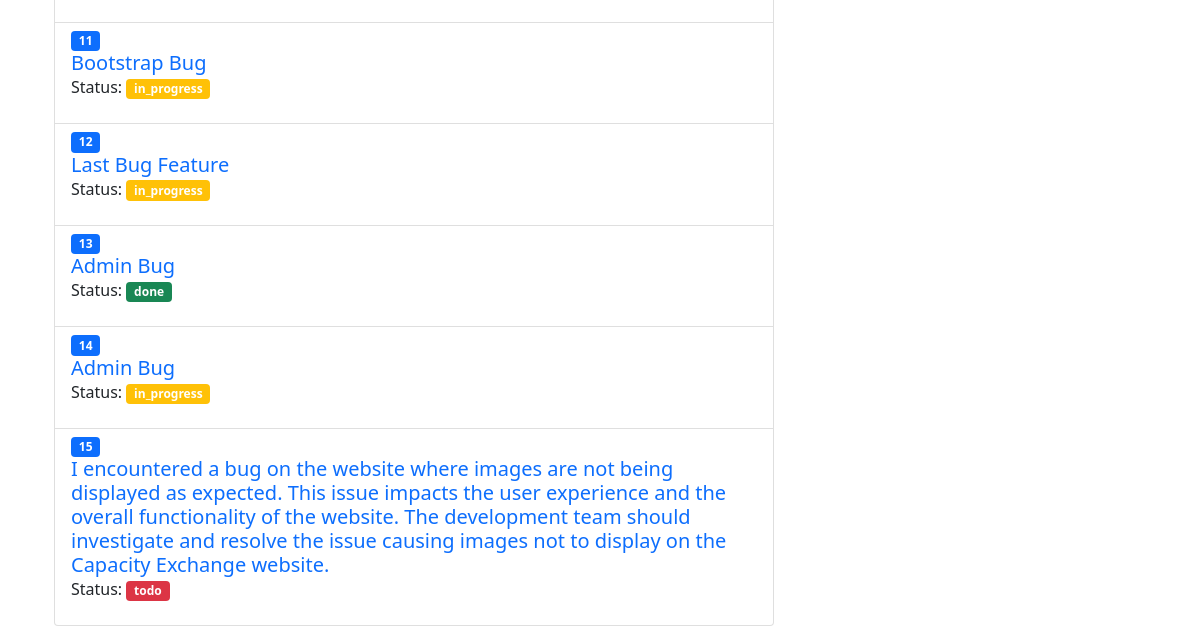
Page /bug/link/ (lower part) on the earlier database version.
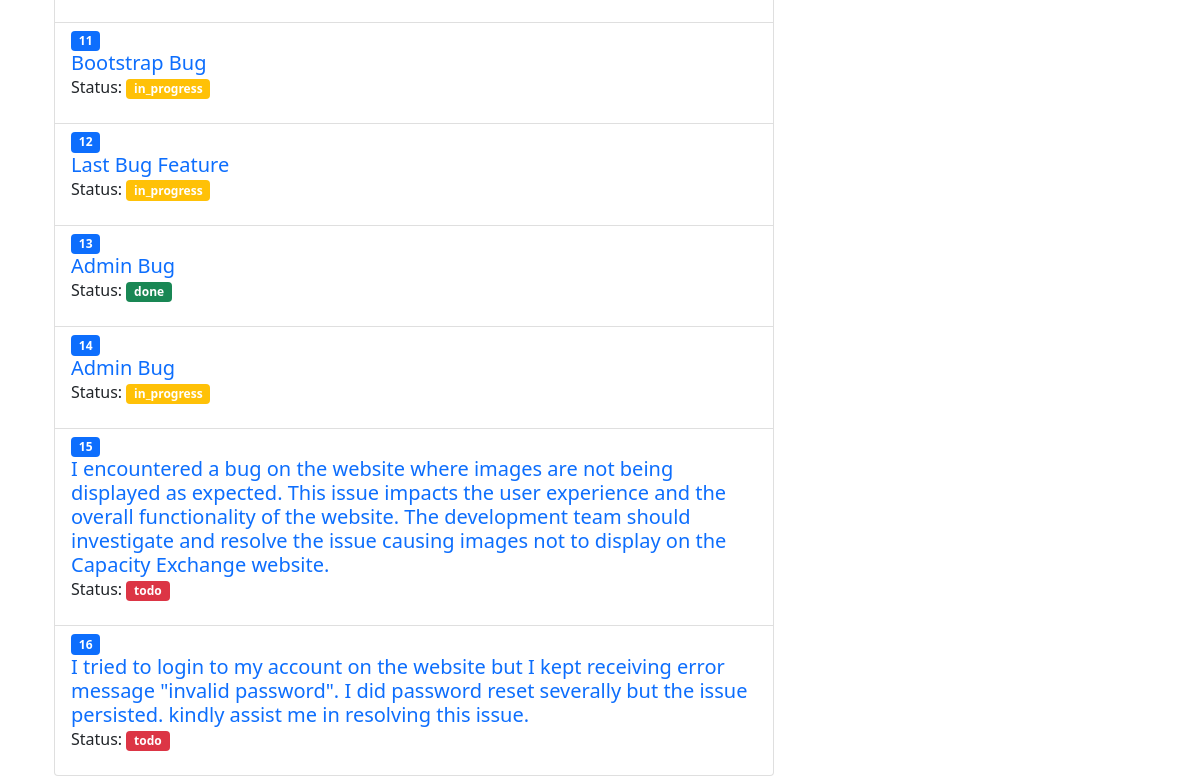
Same page on the later database version.
### bug/models.py (models this page shows, shortened)
class Bug(models.Model):
    BUG_TYPES = [
        ('error', 'Error'),
        ('feature', 'New Feature'),
        ('enhancement', 'Enhancement'),
        ('other', 'Other'),
    ]
    STATUS_CHOICES = [
        ('todo', 'To Do'),
        ('in_progress', 'In Progress'),
        ('done', 'Done'),
    ]
    description = models.TextField()
    bug_type = models.CharField(max_length=35, choices=BUG_TYPES, default='error')
    report_date = models.DateField(default=datetime.now)
    status = models.CharField(max_length=35, choices=STATUS_CHOICES, default='todo')

### bug/views.py (the view)
# urls.py: path('link/', views.bug_link, name='bug_list_link'),
def bug_link(request):
    bugs = Bug.objects.all()
    return render(request, 'bug/bug_list_link.html', {'bugs': bugs})

### bug/templates/bug/bug_list_link.html (shortened to what this page needs)
{% extends "bug/base.html" %}
{% block content %}
<div class="container mt-5">
    <div class="row">
        <div class="col-md-8">
            <ul class="list-group">
                {% for bug in bugs %}
                <li class="list-group-item">
                    <span class="badge bg-primary">{{ forloop.counter }}</span>
                    <a href="{% url 'view_bug' bug.id %}" class="text-decoration-none">
                        <h5 class="mb-0">{{ bug.description }}</h5>
                    </a>
                    <p>Status: <span class="badge {{ bug.status|lower }} {% if bug.status == 'done' %}bg-success{% elif bug.status == 'in_progress' %}bg-warning{% else %}bg-danger{% endif %}">{{ bug.status }}</span></p>
                </li>
                {% endfor %}
            </ul>
        </div>
    </div>
</div>
{% endblock content %}

Differences in the rows shown:
added Bug: description "I tried to login to my account on the website but I kept receiving error message \"invalid password\". I did password reset severally but the issue persisted. kindly assist me in resolving this issue.", status "todo"
